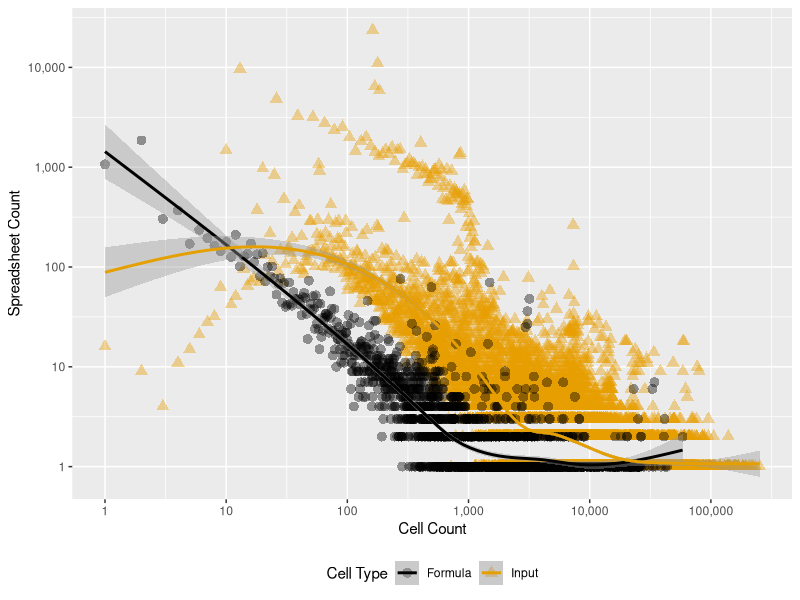

This figure's R source:
library("ggplot2")
library("scales")

file.read <- read.csv('input_and_formula_cells.csv')

#p1 <- ggplot(fc, aes(N, COUNT)) + geom_point(shape=19, alpha=1/4) + scale_x_log10() + 
#  scale_y_log10() +  geom_smooth()

cbbPalette <- c("#000000", "#E69F00", "#56B4E9", "#009E73", "#F0E442", "#0072B2", "#D55E00", "#CC79A7")

xbreaks <- c(1,10,100,1000,10000,100000)
ybreaks <- c(1,10,100,1000,10000,100000)

p2 <- ggplot(file.read, aes(x = N, y = COUNT, color = CATEGORY)) + scale_colour_manual(name="Cell Type",values=cbbPalette,labels=c("Formula", "Input")) + scale_shape_manual(name="Cell Type", values=c(16,17),labels=c("Formula", "Input")) + 
  geom_point(size=3, alpha=0.4, aes(shape = CATEGORY)) + scale_x_log10(breaks=xbreaks,labels=comma) + scale_y_log10(breaks=ybreaks,labels=comma) + geom_smooth(level = 0.99) +
  xlab("Cell Count") + ylab("Spreadsheet Count") + theme(legend.position="bottom")

# + theme(legend.position=c(.9, .8))

#+ geom_point(shape=1, size=I(2), alpha = I(0.5)) + scale_x_log10() + 
#  scale_y_log10() + xlab("Count of Non-Empty Cells") + ylab("Count of Spreadsheets")


# plot(p2)